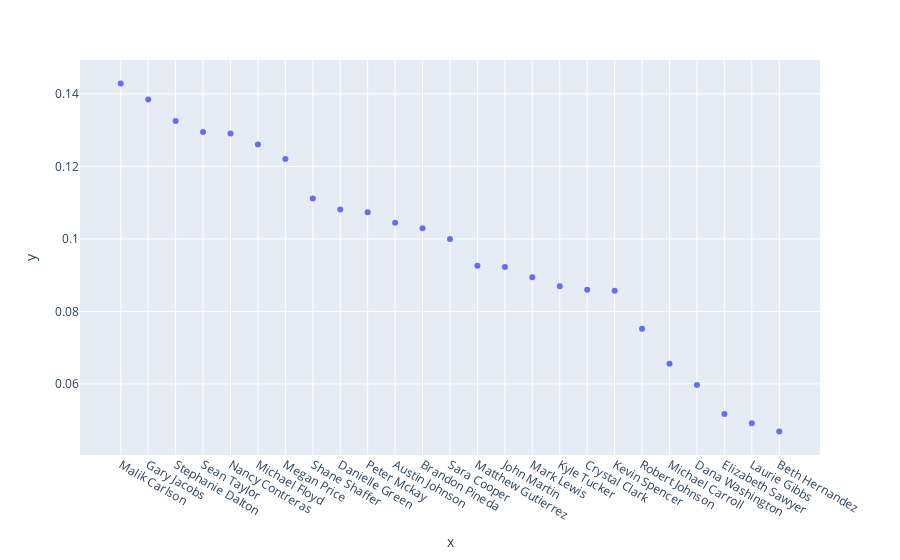

Notebook code cell kept with this figure:
### Markdown cell above
In the cell below you can find the number of "small transactions" (STs) (under 2.00) for each cardholder. We can see that there is (intuitively, perhaps) a significant range in the values. Elizabeth Sawyer (ES) has only 3 charges < 2.00, while Megan Price (MP) has 26 such charges.

We may be tempted to thing MP must have some fraudulent charges, but I would hestitate before drawing that conclusion firmly. It may be the case that MP simply has more total transactions than ES and therefore has more charges in any chosen range of values. It's also important to point out that although MP has many more STs than ES, she doesn't have very many more than the next highest cardholder. If we look at scatter plots comparing these two considerations (`ratio_small_to_total_plt` and `small_transactions_plt`, respectively, below), we can render a couple of preliminary insights. 

We can see in the first plot that MP's ST/TT (STs to total transactions) ratio is not the highest among the group of cardholders (although it is above the median). Even though she has the highest count of STs, she doesn't have the most relative to her total transaction count. I think this leaves it inconclusive whether it is likely that any of MP's STs are fraudulent.

We can also see in the second plot that the next highest cardholders (in terms of absolute count of STs) do not fall greatly behind MP. In fact, the distribution appears to be fairly even. There aren't any large jumps between cardholders. If there were fraudulent charges in the data, I would expect to see some number of cardholders with significantly more of such transactions than the rest. Perhaps we do see this with MP, but I still think the data is inconclusive, at least under this analysis.

### Code cell
# All transactions (of all cardholders) less than $2.00
small_transactions_ungrouped = all_transactions[all_transactions['amount'] < 2.00]

# "Small transactions" (< $2.00) grouped by cardholder
small_transactions_grouped = small_transactions_ungrouped.groupby('cardholder').amount.count().sort_values(ascending=False)

# Small transactions plot
small_transactions_plt = px.scatter(
    small_transactions_grouped,
    x=small_transactions_grouped.index,
    y=small_transactions_grouped.values
)

# Count of transactions per cardholder
total_transactions_counts = all_transactions.groupby('cardholder').amount.count()

# Ratio of small transactions to total transactions (by cardholder)
ratio_small_to_total = (small_transactions_grouped / total_transactions_counts).sort_values(ascending=False)

## Scatter plot of small transactions to total transactions ratio
ratio_small_to_total_plt = px.scatter(
    ratio_small_to_total,
    x=ratio_small_to_total.index,
    y=ratio_small_to_total.values,
)

ratio_small_to_total_plt

### Figure 1 — Plotly figure (JSON) as saved in the notebook; plotly's stock layout.template omitted (floating-point values rounded to 4 significant figures)
{"data": [{"hovertemplate": "x=%{x}<br>y=%{y}<extra></extra>", "legendgroup": "", "marker": {"color": "#636efa", "symbol": "circle"}, "mode": "markers", "name": "", "showlegend": false, "type": "scatter", "x": ["Malik Carlson", "Gary Jacobs", "Stephanie Dalton", "Sean Taylor", "Nancy Contreras", "Michael Floyd", "Megan Price", "Shane Shaffer", "Danielle Green", "Peter Mckay", "Austin Johnson", "Brandon Pineda", "Sara Cooper", "Matthew Gutierrez", "John Martin", "Mark Lewis", "Kyle Tucker", "Crystal Clark", "Kevin Spencer", "Robert Johnson", "Michael Carroll", "Dana Washington", "Elizabeth Sawyer", "Laurie Gibbs", "Beth Hernandez"], "xaxis": "x", "y": [0.1429, 0.1385, 0.1325, 0.1295, 0.129, 0.1261, 0.1221, 0.1111, 0.1081, 0.1073, 0.1045, 0.1029, 0.1, 0.09259, 0.09223, 0.08939, 0.08696, 0.08597, 0.08571, 0.07519, 0.06557, 0.0597, 0.05172, 0.04918, 0.04688], "yaxis": "y"}], "layout": {"autosize": true, "legend": {"tracegroupgap": 0}, "margin": {"t": 60}, "xaxis": {"anchor": "y", "autorange": true, "domain": [0, 1], "range": [-1.563, 25.56], "title": {"text": "x"}, "type": "category"}, "yaxis": {"anchor": "x", "autorange": true, "domain": [0, 1], "range": [0.03956, 0.1502], "title": {"text": "y"}, "type": "linear"}}}
